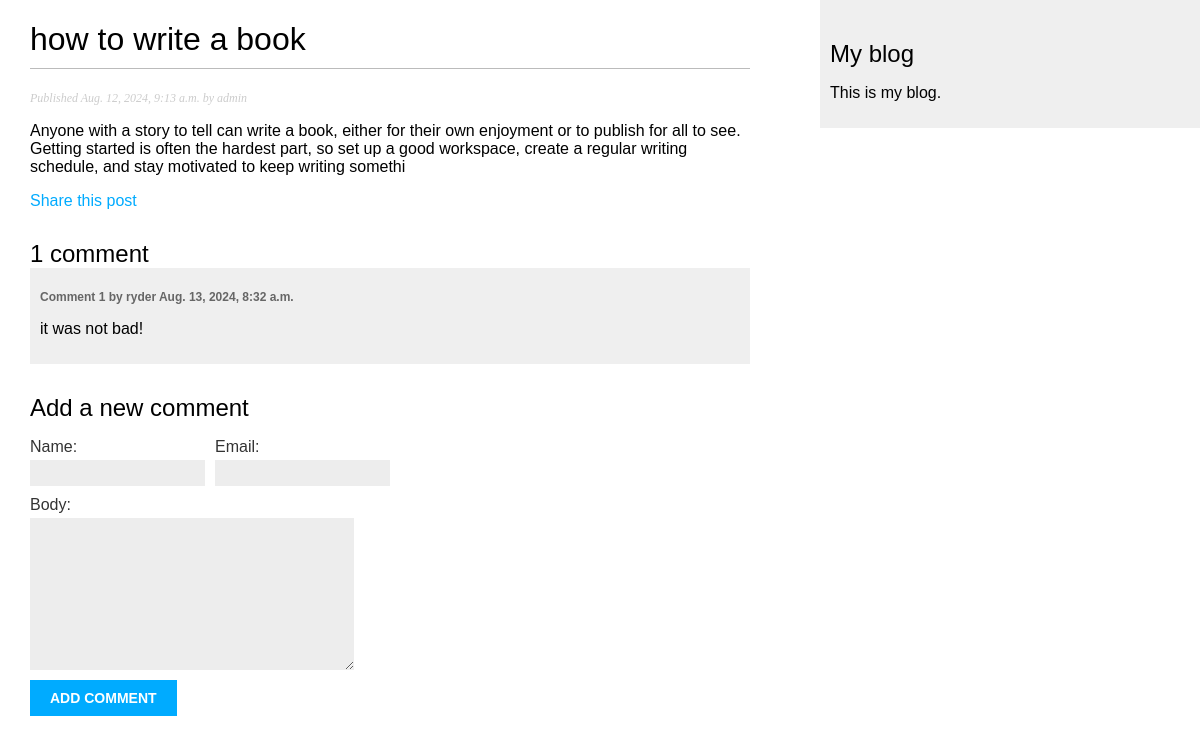
The app's page /blog/2024/8/12/how-to-write-book/ with its own data.
### blog/models.py (models this page shows, shortened)
class Post(models.Model):
    class Status(models.TextChoices):
        DRAFT = 'DF', 'Draft'
        PUBLISHED = 'PB', 'Published'
    title = models.CharField(max_length=255)
    slug = models.SlugField(max_length=255, unique_for_date='publish')
    body = models.TextField()
    publish = models.DateTimeField(default=timezone.now)
    created = models.DateTimeField(auto_now_add=True)
    updated = models.DateTimeField(auto_now=True)
    status = models.CharField(max_length=2, choices=Status, default=Status.DRAFT)
    author = models.ForeignKey(settings.AUTH_USER_MODEL, on_delete=models.CASCADE, related_name='blog_posts')
    objects = models.Manager()  # The default manager.
    published = PublishedManager()  # Our custome manager.
    tags = TaggableManager()
    class Meta:
        ordering = ['-publish']
        indexes = [
            models.Index(fields=['-publish']),
        ]

class Comment(models.Model):
    post = models.ForeignKey(Post, on_delete=models.CASCADE, related_name='comments')
    name = models.CharField(max_length=100)
    email = models.EmailField()
    body = models.TextField()
    created = models.DateTimeField(auto_now_add=True)
    updated = models.DateTimeField(auto_now=True)
    active = models.BooleanField(default=True)
    class Meta:
        ordering = ['created']
        indexes = [
            models.Index(fields=['created']),
        ]

### blog/views.py (the view)
# urls.py: path('<int:year>/<int:month>/<int:day>/<slug:post>/', views.post_detail, name='post_detail'),
def post_detail(request, post, year, month, day):
    post = get_object_or_404(
        Post, status=Post.Status.PUBLISHED, slug=post,
        publish__year=year,
        publish__month=month,
        publish__day=day
    )
    comments = post.comments.filter(active=True)
    form = CommentForm()
    return render(request, 'blog/post/detail.html', {'post': post, 'comments': comments, 'form': form})

### blog/forms.py
class CommentForm(forms.ModelForm):
    class Meta:
        model = Comment
        fields = ['name', 'email', 'body']

### blog/templates/blog/post/detail.html (shortened to what this page needs)
{% extends "blog/base.html" %}
{% block content %}
    <h1>{{ post.title }}</h1>
    <p class="date">
        Published {{ post.publish }} by {{ post.author }}
    </p>
    {{ post.body|linebreaks }}
    <p>
        <a href="{% url 'blog:post_share' post.id %}">
            Share this post
        </a>
    </p>
    {% with comments.count as total_comments %}
 <h2>
 {{ total_comments }} comment{{ total_comments|pluralize }}
 </h2>
 {% endwith %}
 {% for comment in comments %}
 <div class="comment">
 <p class="info">
 Comment {{ forloop.counter }} by {{ comment.name }}
 {{ comment.created }}
 </p>
 {{ comment.body|linebreaks }}
 </div>
 {% empty %}
 <p>There are no comments.</p>
 {% endfor %}
 {% include "blog/post/includes/comment_form.html" %}
{% endblock %}

### blog/static/css/blog.css (style rules this page uses)
body { margin:0; padding:0; font-family:helvetica, sans-serif; }
a { color:#00abff; text-decoration:none; }
h1 { font-weight:normal; border-bottom:1px solid #bbb; padding:0 0 10px 0; }
h2 { font-weight:normal; margin:30px 0 0; }
p.date { color:#ccc; font-family: georgia, serif; font-size: 12px; font-style: italic; }
label { float:left; clear:both; color:#333; margin-bottom:4px; }
input, textarea { clear:both; float:left; margin:0 0 10px; background:#ededed; border:0; padding:6px 10px; font-size:12px; }
.comment { padding:10px; }
.comment:nth-child(even) { background:#efefef; }
.comment .info { font-weight:bold; font-size:12px; color:#666; }

### records on screen
Post: title "how to write a book", publish "Aug. 12, 2024, 9:13 a.m.", author "admin", body "Anyone with a story to tell can write a book, either for their own enjoyment or to publish for all to see. Getting started is often the hardest part, so set up a good workspace, create a regular writing schedule, and stay motivated to keep writing somethi"
Comment: name "ryder", created "Aug. 13, 2024, 8:32 a.m.", body "it was not bad!"

### other values on screen
{{ total_comments }} "1"
